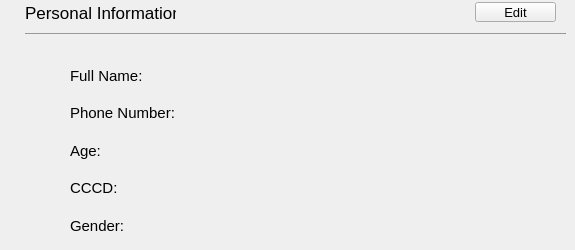
                     <widget class="QWidget" name="page">
                      <widget class="QLabel" name="label_6">
                       <property name="geometry">
                        <rect>
                         <x>25</x>
                         <y>2</y>
                         <width>151</width>
                         <height>21</height>
                        </rect>
                       </property>
                       <property name="font">
                        <font>
                         <pointsize>13</pointsize>
                        </font>
                       </property>
                       <property name="text">
                        <string>Personal Information</string>
                       </property>
                      </widget>
                      <widget class="Line" name="line_2">
                       <property name="geometry">
                        <rect>
                         <x>25</x>
                         <y>33</y>
                         <width>541</width>
                         <height>1</height>
                        </rect>
                       </property>
                       <property name="maximumSize">
                        <size>
                         <width>16777215</width>
                         <height>1</height>
                        </size>
                       </property>
                       <property name="styleSheet">
                        <string notr="true">background-color: rgb(133, 133, 133);</string>
                       </property>
                       <property name="orientation">
                        <enum>Qt::Orientation::Horizontal</enum>
                       </property>
                      </widget>
                      <widget class="QPushButton" name="editprofilebtn">
                       <property name="geometry">
                        <rect>
                         <x>475</x>
                         <y>2</y>
                         <width>81</width>
                         <height>20</height>
                        </rect>
                       </property>
                       <property name="font">
                        <font>
                         <pointsize>10</pointsize>
                        </font>
                       </property>
                       <property name="text">
                        <string>Edit</string>
                       </property>
                       <property name="icon">
                        <iconset resource="Resources.qrc">
                         <normaloff>:/new/prefix1/Resources/edit.png</normaloff>:/new/prefix1/Resources/edit.png</iconset>
                       </property>
                      </widget>
                      <widget class="QWidget" name="layoutWidget5">
                       <property name="geometry">
                        <rect>
                         <x>70</x>
                         <y>60</y>
                         <width>331</width>
                         <height>181</height>
                        </rect>
                       </property>
                       <layout class="QVBoxLayout" name="verticalLayout_8">
                        <item>
                         <layout class="QHBoxLayout" name="horizontalLayout_4">
                          <item>
                           <widget class="QLabel" name="label_7">
                            <property name="font">
                             <font>
                              <pointsize>11</pointsize>
                             </font>
                            </property>
                            <property name="text">
                             <string>Full Name:</string>
                            </property>
                           </widget>
                          </item>
                          <item>
                           <widget class="QLabel" name="name">
                            <property name="font">
                             <font>
                              <pointsize>11</pointsize>
                             </font>
                            </property>
                            <property name="text">
                             <string/>
                            </property>
                           </widget>
                          </item>
                         </layout>
                        </item>
                        <item>
                         <layout class="QHBoxLayout" name="horizontalLayout_5">
                          <item>
                           <widget class="QLabel" name="label_9">
                            <property name="font">
                             <font>
                              <pointsize>11</pointsize>
                             </font>
                            </property>
                            <property name="text">
                             <string>Phone Number:</string>
                            </property>
                           </widget>
                          </item>
                          <item>
                           <widget class="QLabel" name="sdt">
                            <property name="font">
                             <font>
                              <pointsize>11</pointsize>
                             </font>
                            </property>
                            <property name="text">
                             <string/>
                            </property>
                           </widget>
                          </item>
                         </layout>
                        </item>
                        <item>
                         <layout class="QHBoxLayout" name="horizontalLayout_6">
                          <item>
                           <widget class="QLabel" name="label_11">
                            <property name="font">
                             <font>
                              <pointsize>11</pointsize>
                             </font>
                            </property>
                            <property name="text">
                             <string>Age:</string>
                            </property>
                           </widget>
                          </item>
                          <item>
                           <widget class="QLabel" name="age">
                            <property name="font">
                             <font>
                              <pointsize>11</pointsize>
                             </font>
                            </property>
                            <property name="text">
                             <string/>
                            </property>
                           </widget>
                          </item>
                         </layout>
                        </item>
                        <item>
                         <layout class="QHBoxLayout" name="horizontalLayout_7">
                          <item>
                           <widget class="QLabel" name="label_13">
                            <property name="font">
                             <font>
                              <pointsize>11</pointsize>
                             </font>
                            </property>
                            <property name="text">
                             <string>CCCD:</string>
                            </property>
                           </widget>
                          </item>
                          <item>
                           <widget class="QLabel" name="cccd">
                            <property name="font">
                             <font>
                              <pointsize>11</pointsize>
                             </font>
                            </property>
                            <property name="text">
                             <string/>
                            </property>
                           </widget>
                          </item>
                         </layout>
                        </item>
                        <item>
                         <layout class="QHBoxLayout" name="horizontalLayout_8">
                          <item>
                           <widget class="QLabel" name="label_15">
                            <property name="font">
                             <font>
                              <pointsize>11</pointsize>
                             </font>
                            </property>
                            <property name="text">
                             <string>Gender:</string>
                            </property>
                           </widget>
                          </item>
                          <item>
                           <widget class="QLabel" name="gender">
                            <property name="font">
                             <font>
                              <pointsize>11</pointsize>
                             </font>
                            </property>
                            <property name="text">
                             <string/>
                            </property>
                           </widget>
                          </item>
                         </layout>
                        </item>
                       </layout>
                      </widget>
                     </widget>
